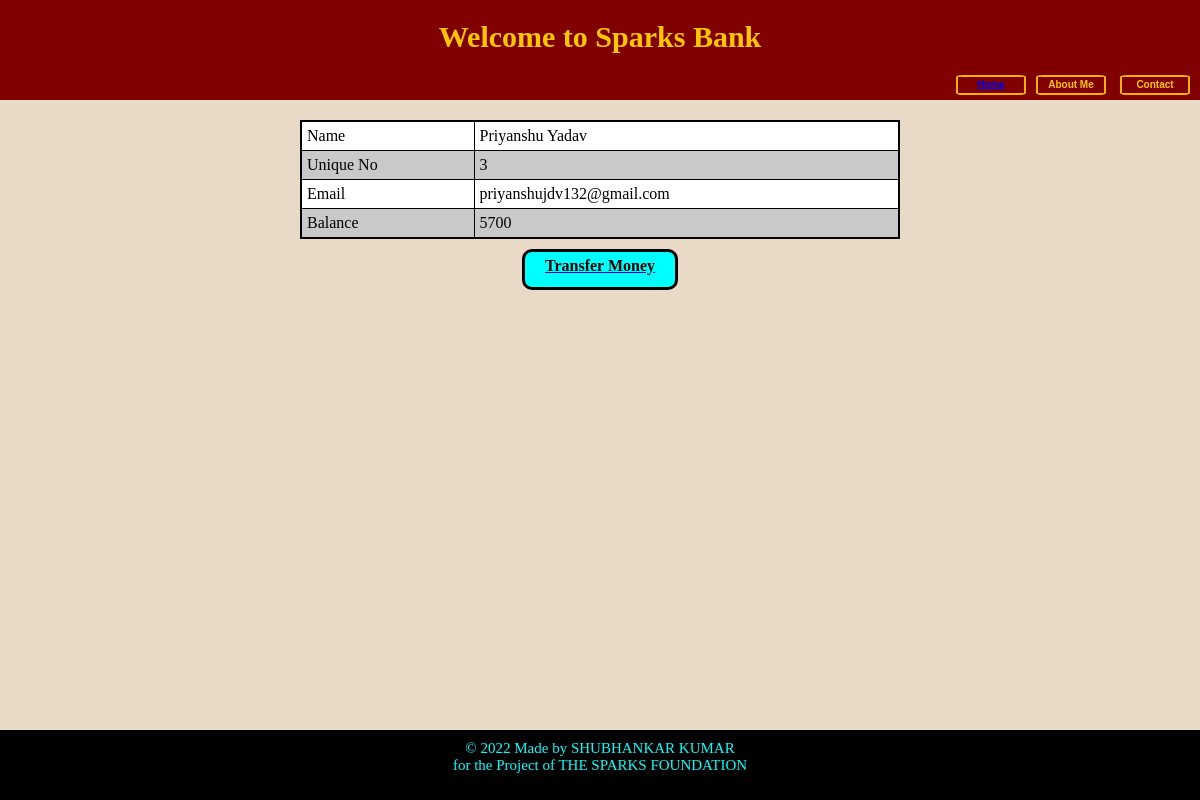
Screenshot of /user.php?id=3 with the database file from the repository.
### tables this page shows
CREATE TABLE `customers` (
  `id` int(12) NOT NULL,
  `name` varchar(50) NOT NULL,
  `email` varchar(50) NOT NULL,
  `bal` int(11) NOT NULL
);

### user.php (the view, shortened to what this page needs)
<!doctype html>
<html lang="en">
    <head>
        <?php include"header.php"; ?>
    </head>
    <body>
    <div class="mh">
<?php
    $id=$_GET['id'];
    include "conn.php";
    $sql="SELECT * FROM customers WHERE id={$id}";
    $result=mysqli_query($conn,$sql) or die("Query failed");
    if(mysqli_num_rows($result)>0){
        $row=mysqli_fetch_assoc($result);
        ?>
        <table class="col-l-6 col-m-6 col-s-8 col-xs-10 sutab">
            <tr>
                <td>Name</td>
                <td><?php echo $row['name']; ?></td>
            </tr>
            <tr>
                <td>Unique No</td>
                <td><?php echo $row['id']; ?></td>
            </tr>
            <tr>
                <td>Email</td>
                <td><?php echo $row['email']; ?></td>
            </tr>
            <tr>
                <td>Balance</td>
                <td><?php echo $row['bal']; ?></td>
            </tr>
        </table>
        <a href="transfer.php?id=<?php echo $row['id'] ?>"><div class="transfer-btn">Transfer Money</div></a>
        <?php
    }else{
        echo "somthing went wrong...";
    }
    echo "</div>";
     include "footer.php" ;
?>
</body>
</html>

### css/style.css (style rules this page uses)
* { padding:0px; margin:0px; font-size: inherit; }
body { background-color: rgb(233, 217, 199); min-height: 90vh; }
head { font-size: 10px; }
table { margin-top: 20px; width: 100%; border:2px solid black; border-collapse:collapse; }
td,th { border:1px solid black; min-height: fit-content; padding:5px; font-weight: 500; }
tr:nth-child(even) { background-color: rgb(201, 201, 201); }
tr:nth-child(odd) { background-color: white; }
.sutab { margin:auto; margin-top: 20px; }
.transfer-btn { margin: auto; height: 30px; width: 150px; text-align: center; padding-top: 5px; margin-top: 10px; color: black; font-weight: bold; background-color: aqua; border-radius: 10px; border:3px solid black; }
.mh { height: fit-content; min-height: 350px; }

### css/utils.css (style rules this page uses)
@media only screen and (min-width: 721px) { .col-s-8 { width: 66.66%; } }
@media only screen and (min-width: 1080px) { .col-m-6 { width: 50%; } }
@media only screen and (min-width: 1200px) { .col-l-6 { width: 50%; } }

### rows the page displays
customers: name "Priyanshu Yadav", id "3", email "priyanshujdv132@gmail.com", bal "5700"
